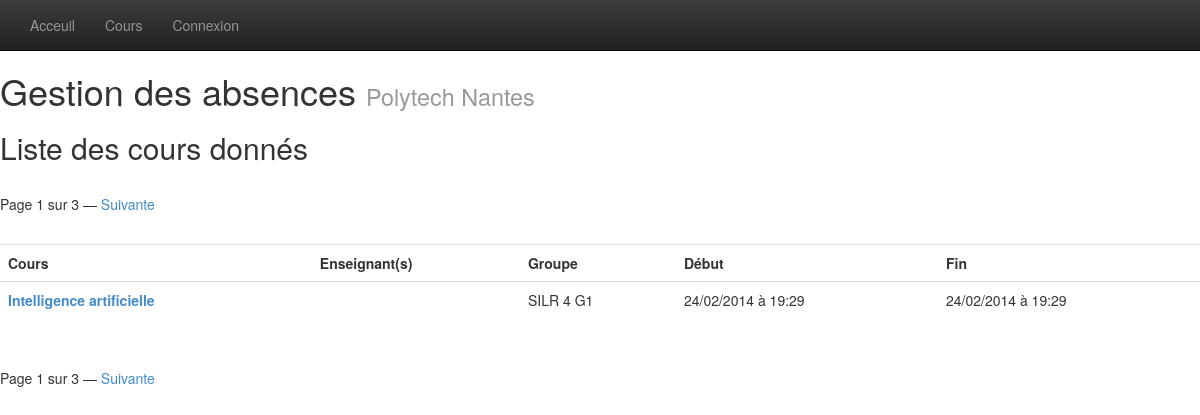
The app's page /absences/cours/liste/, older data.
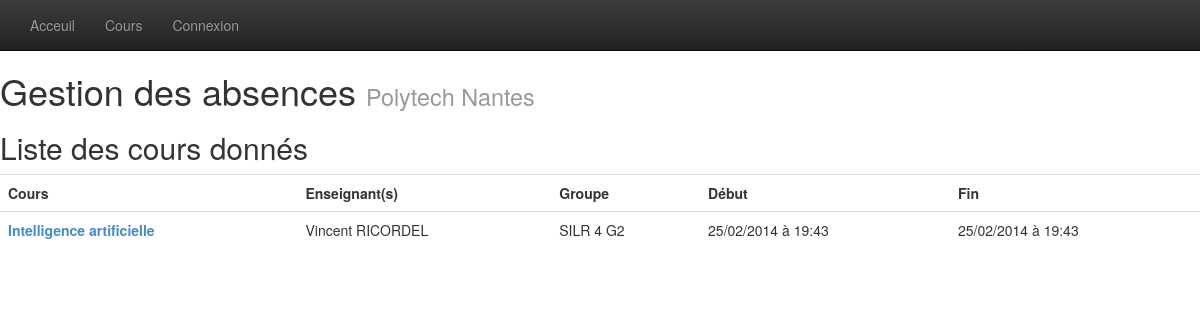
The same page, newer data.
### absences/models.py (models this page shows, shortened)
class Cours (models.Model):
	dateDebut = models.DateTimeField(auto_now = True, auto_now_add = False)
	dateFin = models.DateTimeField(auto_now = True, auto_now_add = False)
	saisieEffectuee = models.BooleanField(default = False)
	matiere = models.ForeignKey(Matiere)
	donne_a = models.ForeignKey(Groupe)
	donne_par = models.ManyToManyField(Enseignant, related_name = 'donne_par')

class Matiere (models.Model):
	intitule = models.CharField(max_length = 200)

class Groupe(models.Model):
	nom = models.CharField(max_length=200)
	etudiants = models.ManyToManyField(Etudiant, related_name='membresGroupe+')

class Utilisateur(models.Model):
	user = models.OneToOneField(User)

class Enseignant(Utilisateur):
	pass

class Utilisateur(models.Model):
	user = models.OneToOneField(User)

### absences/views.py (the view)
class CoursListView(ListView):
	model = Cours
	context_object_name = 'listeCours'
	template_name = 'absences/listeCours.html'
	paginate_by = 1

### absences/templates/absences/listeCours.html
{% extends 'general.html' %}
{%block content %}
<h2>Liste des cours donnés</h2>
{% if is_paginated %}
	{% include 'pagination.html' %}
{%endif%}
<table class="table table-hover">
	<tr>
		<th>Cours</th>
		<th>Enseignant(s)</th>
		<th>Groupe</th>
		<th>Début</th>
		<th>Fin</th>
	</tr>
{% for cours in listeCours %}
	<tr>
		<td><p><strong><a href="{% url 'absences:consultationCours' cours.id %}" title="Voir les absences">{{cours.matiere.intitule}}</a></strong></p></td>
		<td>{% for enseignant in cours.donne_par.all %} {{enseignant.user.first_name}} {{enseignant.user.last_name}}{% if not forloop.last %}, {%endif%}{% endfor %}</td>
		<td>{{cours.donne_a.nom}}</td>
		<td>{{cours.dateDebut|date:"d/m/Y"}} à {{cours.dateDebut|time:"H:i"}}</td>
		<td>{{cours.dateDebut|date:"d/m/Y"}} à {{cours.dateDebut|time:"H:i"}}</td>
	</tr>
	{%empty%}
	<tr>
		<td colspan="5">Aucun cours ne correspond à cette date</td>
	</tr>
{% endfor %}
</table>
{% if is_paginated %}
	{% include 'pagination.html' %}
{%endif%}
{%endblock %}

Row changes from the older to the newer data that the page shows:
changed Cours "Intelligence artificielle": gains Enseignant (user.first_name "Vincent", user.last_name "RICORDEL"); donne_a.nom "SILR 4 G1" → "SILR 4 G2"; dateDebut "24/02/2014" → "25/02/2014"; dateDebut "19:29" → "19:43"
Text that changed along with them:
{{ page_obj.number }}: "1 1" → (not shown)
{{ page_obj.paginator.num_pages }}: "3 3" → (not shown)
text no longer shown: "Page Page sur sur — — Suivante Suivante"
